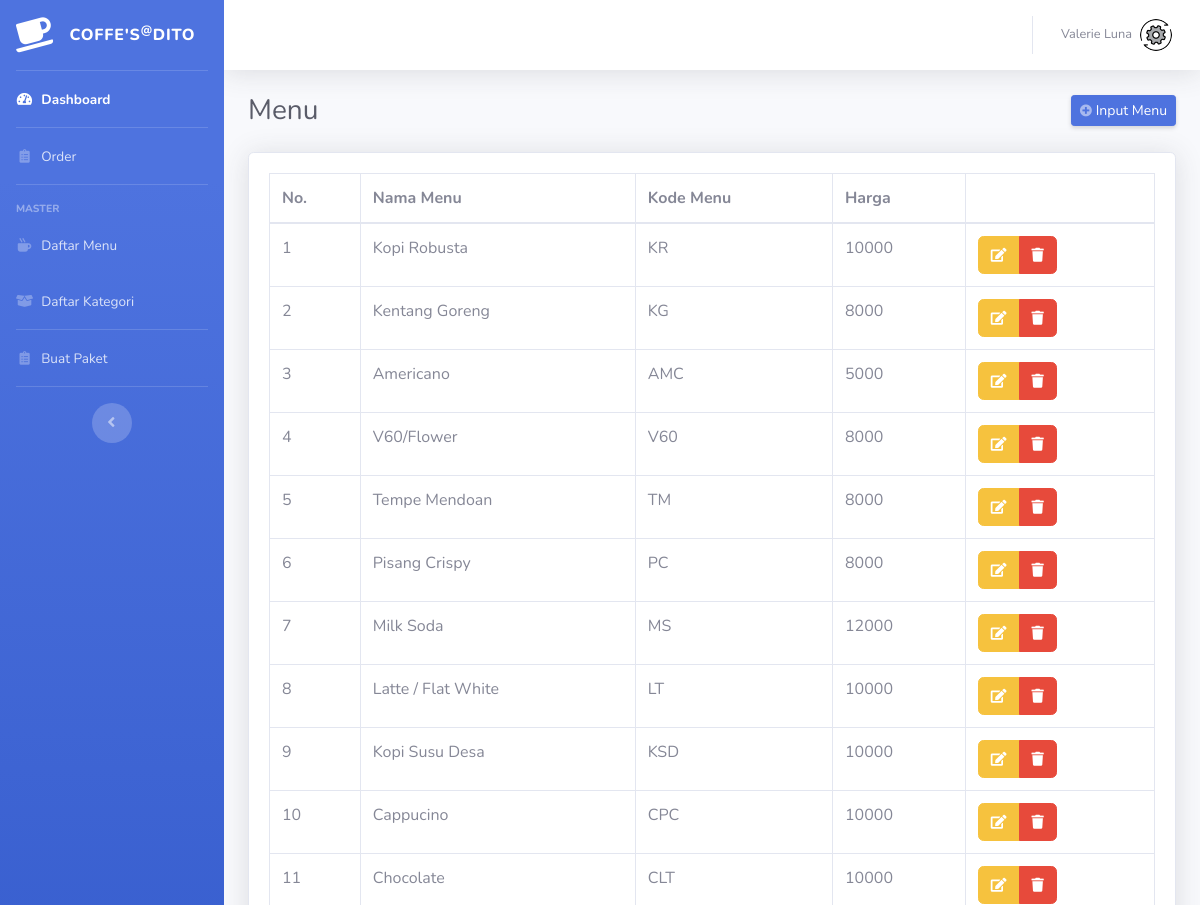
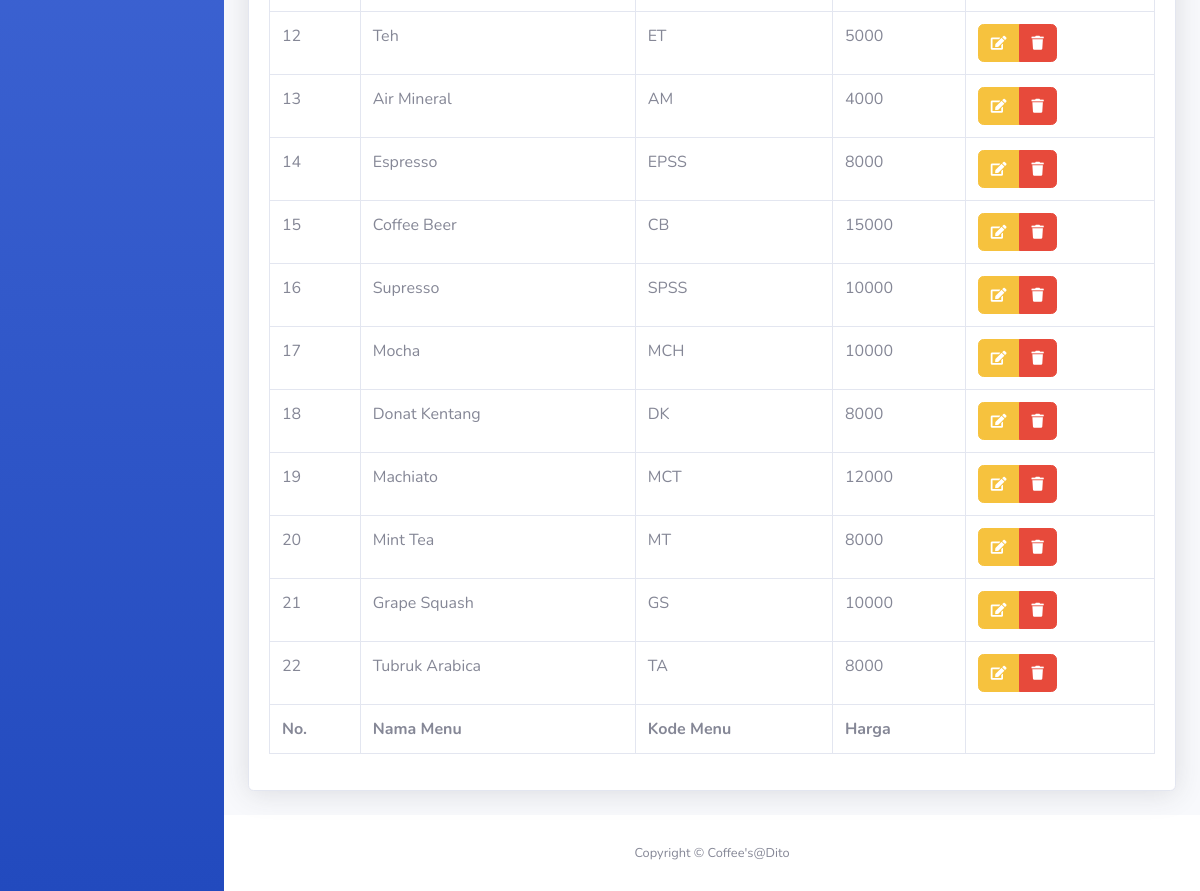
The page /index.php/menu on the database as committed earlier (2 pictures, top to bottom).
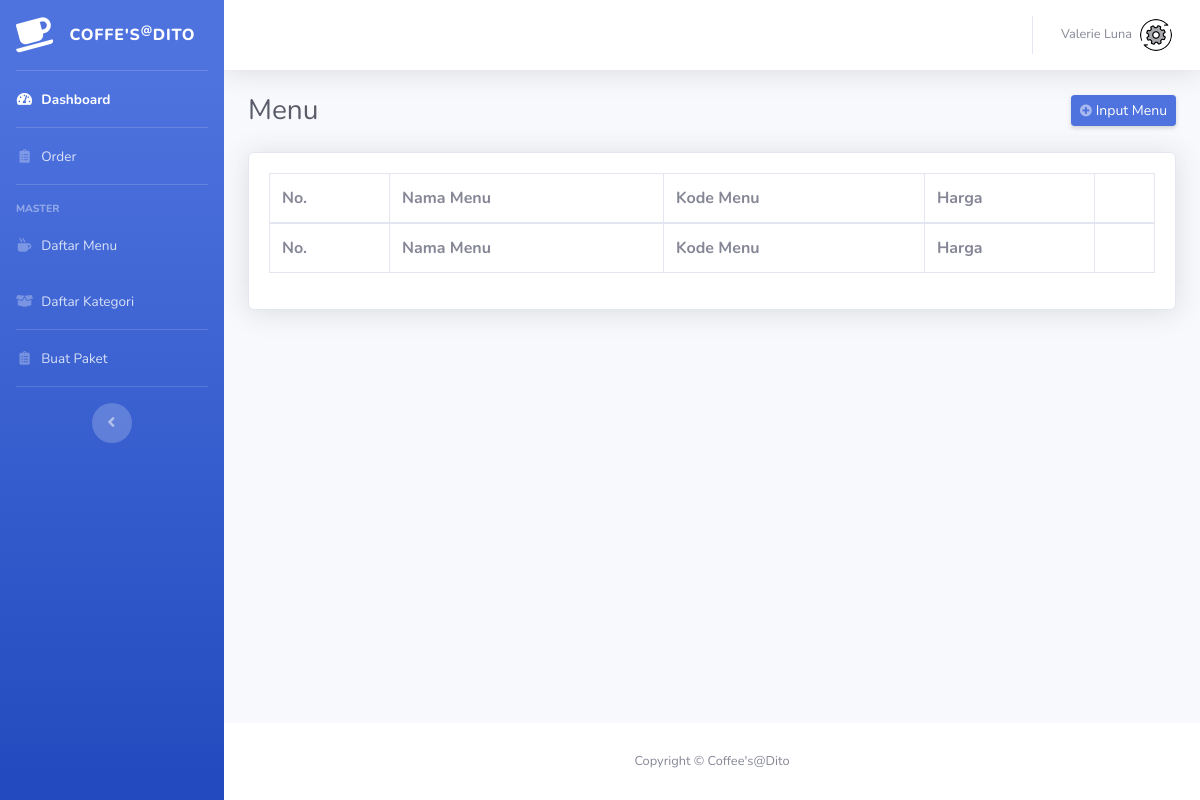
The same page on the database as committed later.
### tables this page shows
CREATE TABLE `menu` (
  `id_menu` int(11) NOT NULL,
  `nama_menu` varchar(20) NOT NULL,
  `id_group` int(11) NOT NULL,
  `id_paket` int(11) NOT NULL,
  `harga` int(11) NOT NULL,
  `disct_` int(11) NOT NULL,
  `gross_amount` int(11) NOT NULL,
  `gambar` varchar(200) NOT NULL
);

### application/controllers/Menu.php (called while the page is built, shortened)
<?php
class Menu extends CI_Controller {
	public function index()
	{
		$data['page'] = 'Menu';
		$data['item'] = $this->model->getAll('menu')->result();
		$data['content'] = 'pages/Menu';
		$this->load->view('template/main', $data);
	}
}

### index.php (called while the page is built, shortened)
<?php
require_once BASEPATH.'core/CodeIgniter.php';

### application/models/model.php (called while the page is built, shortened)
<?php
class Model extends CI_Model {
	public function getAll($table) {
		return $this->db->get($table);
	}
}

### application/views/pages/Menu.php (the view, shortened to what this page needs)
<div class="d-sm-flex align-items-center justify-content-between mb-4">
    <h1 class="h3 mb-0 text-gray-800"><?php echo $page; ?></h1>
    <a href="#" class="d-none d-sm-inline-block btn btn-sm btn-primary shadow-sm" data-toggle="modal" data-target="#inputMenu">
        <i class="fas fa-plus-circle fa-sm text-white-50"></i> Input Menu
    </a>
</div>
<div class="card shadow mb-4">
    <div class="card-body">
        <div class="table-responsive">
            <table class="table table-bordered" id="dataTable" width="100%" cellspacing="0" style="width: 100%">
                <thead>
                    <tr>
                        <th>No.</th>
                        <th>Nama Menu</th>
                        <th>Kode Menu</th>
                        <th>Harga</th>
                        <th></th>
                    </tr>
                </thead>
                <tfoot>
                    <tr>
                        <th>No.</th>
                        <th>Nama Menu</th>
                        <th>Kode Menu</th>
                        <th>Harga</th>
                        <th></th>
                    </tr>
                </tfoot>
                <tbody>
                    <?php
                        $no = 1;
                        foreach ($item as $data) {
                    ?>
                    <tr>
                        <td><?php echo $no++ ?></td>
                        <td><?php echo $data->nama_menu ?></td>
                        <td><?php echo $data->kode ?></td>
                        <td><?php echo $data->harga ?></td>
                        <td>
                            <div class="btn-group" role="group" aria-label="Basic example">
                                <a href="<?php echo base_url('index.php/menu/edit/'.$data->id_menu) ?>" class="btn btn-warning">
                                    <i class="fas fa-edit fa-sm"></i>
                                </a>
                                <a href="<?php echo base_url('index.php/menu/delete/'.$data->id_menu) ?>" class="btn btn-danger">
                                    <i class="fas fa-trash fa-sm"></i>
                                </a>
                            </div>
                        </td>
                    </tr>
                    <?php
                        }
                    ?>
                </tbody>
            </table>
        </div>
    </div>
</div>

### application/views/template/main.php (shortened to what this page needs)
<!DOCTYPE html>
<html lang="en">
<head>
	<link href="<?php echo base_url('assets/vendor/fontawesome-free/css/all.min.css') ?>" rel="stylesheet" type="text/css">
	<link href="<?php echo base_url('assets/css/sb-admin-2.min.css') ?>" rel="stylesheet">
	<link href="<?php echo base_url('assets/css/style.css') ?>" rel="stylesheet">
	<link href="<?php echo base_url('assets/vendor/datatables/dataTables.bootstrap4.min.css') ?>" rel="stylesheet">
	<link rel="stylesheet" type="text/css" href="<?php echo base_url('assets/OwlCarousel2/dist/assets/owl.carousel.min.css') ?>">
	<link rel="stylesheet" type="text/css" href="<?php echo base_url('assets/OwlCarousel2/dist/assets/owl.theme.default.min.css') ?>">
	<link rel="stylesheet" type="text/css" href="<?php echo base_url('assets/OwlCarousel2/dist/assets/owl.theme.green.min.css') ?>">
</head>
<body id="page-top">
	<div id="wrapper">
		<ul class="navbar-nav bg-gradient-primary sidebar sidebar-dark accordion" id="accordionSidebar">
			<a class="sidebar-brand d-flex align-items-center justify-content-center" href="<?php echo base_url('index.php/home') ?>">
				<div class="sidebar-brand-icon rotate-n-15">
					<i class="fas fa-coffee"></i>
				</div>
				<div class="sidebar-brand-text mx-3">Coffe's<sup>@</sup>Dito</div>
			</a>
			<hr class="sidebar-divider my-0">
			<li class="nav-item active">
				<a class="nav-link" href="<?php echo base_url('index.php/home') ?>">
					<i class="fas fa-fw fa-tachometer-alt"></i>
					<span>Dashboard</span>
				</a>
			</li>
			<hr class="sidebar-divider my-0">
			<li class="nav-item">
				<a class="nav-link" href="<?php echo base_url('index.php/order') ?>">
					<i class="fas fa-fw fa-clipboard-list"></i>
					<span>Order</span>
				</a>
			</li>
			<hr class="sidebar-divider">
			<div class="sidebar-heading">
				Master
			</div>
			<li class="nav-item">
				<a class="nav-link" href="<?php echo base_url('index.php/menu') ?>">
					<i class="fas fa-fw fa-mug-hot"></i>
					<span>Daftar Menu</span>
				</a>
			</li>
			<li class="nav-item">
				<a class="nav-link" href="<?php echo base_url('index.php/kategori') ?>">
					<i class="fas fa-fw fa-box-open"></i>
					<span>Daftar Kategori</span>
				</a>
			</li>
			<hr class="sidebar-divider my-0">
			<li class="nav-item">
				<a class="nav-link" href="<?php echo base_url('index.php/apriori') ?>">
					<i class="fas fa-fw fa-clipboard-list"></i>
					<span>Buat Paket</span>
				</a>
			</li>
			<hr class="sidebar-divider d-none d-md-block">
			<div class="text-center d-none d-md-inline">
				<button class="rounded-circle border-0" id="sidebarToggle"></button>
			</div>
		</ul>
		<div id="content-wrapper" class="d-flex flex-column">
			<div id="content">
				<nav class="navbar navbar-expand navbar-light bg-white topbar mb-4 static-top shadow">
					<ul class="navbar-nav ml-auto">
						<li class="nav-item dropdown no-arrow">
							<a class="nav-link dropdown-toggle" href="#" id="userDropdown" role="button" data-toggle="dropdown" aria-haspopup="true" aria-expanded="false">
								<span class="mr-2 d-none d-lg-inline text-gray-600 small">Valerie Luna</span>
								<img class="img-profile rounded-circle" src="<?php echo base_url('assets/img/settings.png') ?>">
							</a>
                		</li>
                	</ul>
                </nav>
                <div class="container-fluid">
                	<?php
                		$this->load->view($content);
                	?>
                </div>
            </div>
            <footer class="sticky-footer bg-white">
            	<div class="container my-auto">
            		<div class="copyright text-center my-auto">
            			<span>Copyright &copy; Coffee's@Dito</span>
            		</div>
            	</div>
            </footer>
        </div>
    </div>
</body>
</html>

Rows that differ between the two databases and show on the page:
removed menu: nama_menu "Kopi Robusta", kode "KR", harga "10000"
removed menu: nama_menu "Kentang Goreng", kode "KG", harga "8000"
removed menu: nama_menu "Americano", kode "AMC", harga "5000"
removed menu: nama_menu "V60/Flower", kode "V60", harga "8000"
removed menu: nama_menu "Tempe Mendoan", kode "TM", harga "8000"
removed menu: nama_menu "Pisang Crispy", kode "PC", harga "8000"
removed menu: nama_menu "Milk Soda", kode "MS", harga "12000"
removed menu: nama_menu "Latte / Flat White", kode "LT", harga "10000"
removed menu: nama_menu "Kopi Susu Desa", kode "KSD", harga "10000"
removed menu: nama_menu "Cappucino", kode "CPC", harga "10000"
removed menu: nama_menu "Chocolate", kode "CLT", harga "10000"
removed menu: nama_menu "Teh", kode "ET", harga "5000"
removed menu: nama_menu "Air Mineral", kode "AM", harga "4000"
removed menu: nama_menu "Espresso", kode "EPSS", harga "8000"
removed menu: nama_menu "Coffee Beer", kode "CB", harga "15000"
removed menu: nama_menu "Supresso", kode "SPSS", harga "10000"
removed menu: nama_menu "Mocha", kode "MCH", harga "10000"
removed menu: nama_menu "Donat Kentang", kode "DK", harga "8000"
removed menu: nama_menu "Machiato", kode "MCT", harga "12000"
removed menu: nama_menu "Mint Tea", kode "MT", harga "8000"
removed menu: nama_menu "Grape Squash", kode "GS", harga "10000"
removed menu: nama_menu "Tubruk Arabica", kode "TA", harga "8000"
